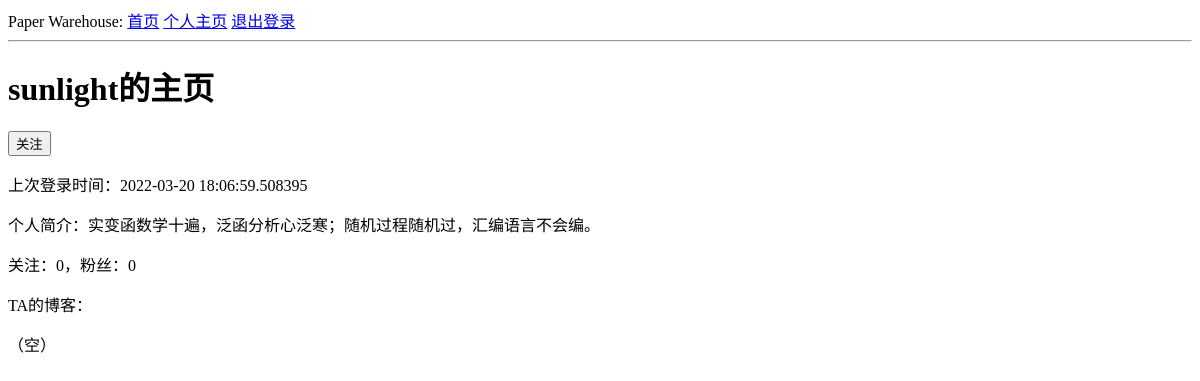
/user/sunlight (signed in), run on an earlier commit of the app's database.
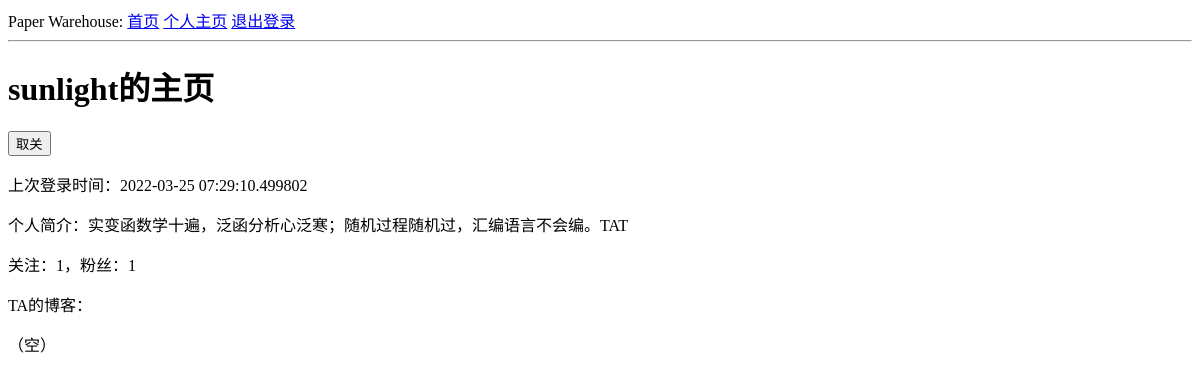
And on a later commit of the database.
### app/models.py (models this page shows, shortened)
class User(UserMixin, db.Model):
    id = db.Column(db.Integer, primary_key=True)
    username = db.Column(db.String(64), index=True, unique=True)
    email = db.Column(db.String(64), index=True, unique=True)
    password_hash = db.Column(db.String(128))
    posts = db.relationship('Post', backref='author', lazy='dynamic')
    about_me = db.Column(db.String(140), default='这个人很懒，什么都没有写~')
    last_seen = db.Column(db.DateTime, default=datetime.utcnow)
    followed = db.relationship(
        'User', # Right side class(entity) of the relationship, here is User itself
        secondary=followers,
        primaryjoin=(followers.c.follower_id == id),
        secondaryjoin=(followers.c.followed_id == id),
        backref=db.backref('followers', lazy='dynamic'),
        lazy='dynamic'
    )
    def is_following(self, user):
        return self.followed.filter(
            followers.c.followed_id == user.id
        ).count() > 0

### app/routes.py (the view)
@app.route('/user/<username>')
@login_required
def user(username):
    user = User.query.filter_by(username=username).first_or_404()
    posts = [
        {'author': user, 'body': 'Happy mathematical analysis!'},
        {'author': user, 'body': 'Fucking real analysis!'}
    ]
    form = EmptyForm()
    return render_template('user.html', user=user, posts=posts, form=form)

### app/forms.py
class EmptyForm(FlaskForm):
    submit = SubmitField('提交')

### app/models.py (called while the page is built)
@login.user_loader
def load_user(id):
    return User.query.get(int(id))

### app/routes.py (called while the page is built)
@app.before_request
def before_request():
    if current_user.is_authenticated:
        current_user.last_seen = datetime.utcnow()
        db.session.commit()

### app/templates/user.html (shortened to what this page needs)
{% extends "base.html" %}
{% block content %}
    <h1>{{ user.username }}的主页</h1>
    {% if user == current_user %}
    <a href="{{ url_for('edit_profile')}}">修改个人信息</a>
    {% elif not current_user.is_following(user) %}
    <form action="{{ url_for('follow', username=user.username) }}" method="post">
        {{ form.submit(value="关注") }}
    </form>
    {% else %}
    <form action="{{ url_for('unfollow', username=user.username) }}" method="post">
        {{ form.submit(value="取关") }}
    </form>
    {% endif %}
    <p>上次登录时间：{{ user.last_seen }}</p>
    <p>个人简介：{{ user.about_me }}</p>
    <p>关注：{{ user.followed.count() }}，粉丝：{{ user.followers.count() }}</p>
    <p>TA的博客：</p>
    {% if not post %}<p>（空）</p>{% else %}
    {% for post in posts %}
    <p>
        {{ post.author.username }} ： <strong>{{ post.body }}</strong>
    </p>
    {% endfor %} {% endif %}
{% endblock %}

What changed in the data, as far as the page shows it:
changed User "sunlight": last_seen "2022-03-20 18:06:59.508395" → "2022-03-25 07:29:10.499802"; about_me "实变函数学十遍，泛函分析心泛寒；随机过程随机过，汇编语言不会编。" → "实变函数学十遍，泛函分析心泛寒；随机过程随机过，汇编语言不会编。TAT"
Also different on the page:
form field submit: (not shown) → "取关"
{{ user.followed.count() }}: "0" → "1"
{{ user.followers.count() }}: "0" → "1"
form field submit: "关注" → (not shown)
